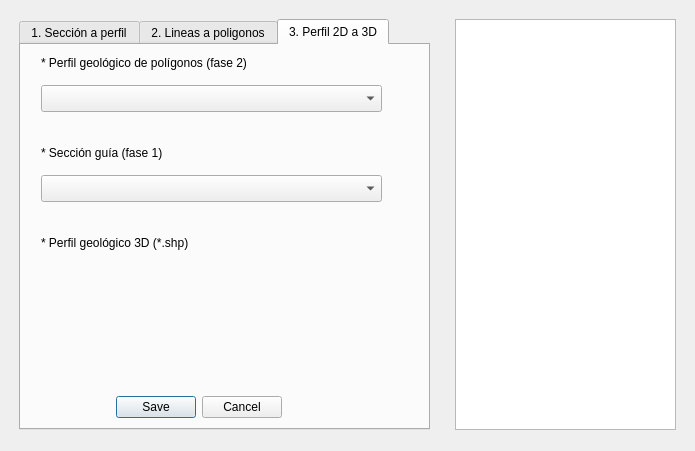
<?xml version="1.0" encoding="UTF-8"?>
<ui version="4.0">
 <class>Dialog</class>
 <widget class="QDialog" name="Dialog">
  <property name="geometry">
   <rect>
    <x>0</x>
    <y>0</y>
    <width>695</width>
    <height>451</height>
   </rect>
  </property>
  <property name="windowTitle">
   <string>Dialog</string>
  </property>
  <widget class="QWidget" name="panelControls" native="true">
   <property name="geometry">
    <rect>
     <x>9</x>
     <y>9</y>
     <width>431</width>
     <height>431</height>
    </rect>
   </property>
   <widget class="QTabWidget" name="tabWidget">
    <property name="geometry">
     <rect>
      <x>10</x>
      <y>10</y>
      <width>411</width>
      <height>411</height>
     </rect>
    </property>
    <property name="currentIndex">
     <number>2</number>
    </property>
    <widget class="QWidget" name="uno">
     <attribute name="title">
      <string>1. Sección a perfil</string>
     </attribute>
     <widget class="QLabel" name="label">
      <property name="geometry">
       <rect>
        <x>20</x>
        <y>10</y>
        <width>101</width>
        <height>31</height>
       </rect>
      </property>
      <property name="text">
       <string>* Modelo Digital 
 de Elevación</string>
      </property>
     </widget>
     <widget class="QLabel" name="label_4">
      <property name="geometry">
       <rect>
        <x>10</x>
        <y>290</y>
        <width>121</width>
        <height>20</height>
       </rect>
      </property>
      <property name="text">
       <string>* Perfil de salida (*.shp)</string>
      </property>
     </widget>
     <widget class="QDialogButtonBox" name="buttonBox">
      <property name="geometry">
       <rect>
        <x>110</x>
        <y>350</y>
        <width>161</width>
        <height>32</height>
       </rect>
      </property>
      <property name="orientation">
       <enum>Qt::Orientation::Horizontal</enum>
      </property>
      <property name="standardButtons">
       <set>QDialogButtonBox::StandardButton::Cancel|QDialogButtonBox::StandardButton::Save</set>
      </property>
     </widget>
     <widget class="QFrame" name="frame">
      <property name="geometry">
       <rect>
        <x>10</x>
        <y>50</y>
        <width>381</width>
        <height>101</height>
       </rect>
      </property>
      <property name="frameShape">
       <enum>QFrame::Shape::StyledPanel</enum>
      </property>
      <property name="frameShadow">
       <enum>QFrame::Shadow::Raised</enum>
      </property>
      <widget class="QPushButton" name="btnDrawSec">
       <property name="geometry">
        <rect>
         <x>10</x>
         <y>40</y>
         <width>71</width>
         <height>24</height>
        </rect>
       </property>
       <property name="text">
        <string>Dibuja</string>
       </property>
      </widget>
      <widget class="QCheckBox" name="checkInvSec">
       <property name="geometry">
        <rect>
         <x>10</x>
         <y>80</y>
         <width>181</width>
         <height>20</height>
        </rect>
       </property>
       <property name="text">
        <string>Invertir el sentidode la sección</string>
       </property>
      </widget>
      <widget class="QLabel" name="label_2">
       <property name="geometry">
        <rect>
         <x>10</x>
         <y>10</y>
         <width>61</width>
         <height>20</height>
        </rect>
       </property>
       <property name="text">
        <string>* Sección</string>
       </property>
      </widget>
      <widget class="QgsMapLayerComboBox" name="MapLayerSec">
       <property name="geometry">
        <rect>
         <x>110</x>
         <y>10</y>
         <width>261</width>
         <height>21</height>
        </rect>
       </property>
      </widget>
      <widget class="QDoubleSpinBox" name="doubleSpinBox">
       <property name="geometry">
        <rect>
         <x>290</x>
         <y>50</y>
         <width>81</width>
         <height>22</height>
        </rect>
       </property>
       <property name="minimum">
        <double>0.000000000000000</double>
       </property>
       <property name="maximum">
        <double>10000.000000000000000</double>
       </property>
       <property name="value">
        <double>100.000000000000000</double>
       </property>
      </widget>
      <widget class="QLabel" name="label_7">
       <property name="geometry">
        <rect>
         <x>210</x>
         <y>40</y>
         <width>81</width>
         <height>31</height>
        </rect>
       </property>
       <property name="text">
        <string>Profundidad</string>
       </property>
      </widget>
     </widget>
     <widget class="QFrame" name="frame_2">
      <property name="geometry">
       <rect>
        <x>10</x>
        <y>160</y>
        <width>381</width>
        <height>121</height>
       </rect>
      </property>
      <property name="frameShape">
       <enum>QFrame::Shape::StyledPanel</enum>
      </property>
      <property name="frameShadow">
       <enum>QFrame::Shadow::Raised</enum>
      </property>
      <widget class="QgsMapLayerComboBox" name="MapLayerGeo">
       <property name="geometry">
        <rect>
         <x>110</x>
         <y>10</y>
         <width>141</width>
         <height>21</height>
        </rect>
       </property>
      </widget>
      <widget class="QgsMapLayerComboBox" name="MapLayerEst">
       <property name="geometry">
        <rect>
         <x>110</x>
         <y>50</y>
         <width>261</width>
         <height>21</height>
        </rect>
       </property>
      </widget>
      <widget class="QgsFieldComboBox" name="FieldClasGeo">
       <property name="geometry">
        <rect>
         <x>270</x>
         <y>10</y>
         <width>101</width>
         <height>21</height>
        </rect>
       </property>
      </widget>
      <widget class="QgsFieldComboBox" name="FieldAzimuthEst">
       <property name="geometry">
        <rect>
         <x>270</x>
         <y>90</y>
         <width>101</width>
         <height>21</height>
        </rect>
       </property>
      </widget>
      <widget class="QgsFieldComboBox" name="FieldDipEst">
       <property name="geometry">
        <rect>
         <x>110</x>
         <y>90</y>
         <width>91</width>
         <height>21</height>
        </rect>
       </property>
      </widget>
      <widget class="QLabel" name="label_8">
       <property name="geometry">
        <rect>
         <x>10</x>
         <y>90</y>
         <width>49</width>
         <height>16</height>
        </rect>
       </property>
       <property name="text">
        <string>Echado</string>
       </property>
      </widget>
      <widget class="QLabel" name="FieldAzimuthEst_2">
       <property name="geometry">
        <rect>
         <x>220</x>
         <y>90</y>
         <width>51</width>
         <height>20</height>
        </rect>
       </property>
       <property name="text">
        <string>Azimuth</string>
       </property>
      </widget>
      <widget class="QCheckBox" name="checkGeo">
       <property name="geometry">
        <rect>
         <x>10</x>
         <y>10</y>
         <width>76</width>
         <height>20</height>
        </rect>
       </property>
       <property name="text">
        <string>Geología</string>
       </property>
      </widget>
      <widget class="QCheckBox" name="checkEst">
       <property name="geometry">
        <rect>
         <x>10</x>
         <y>50</y>
         <width>76</width>
         <height>20</height>
        </rect>
       </property>
       <property name="text">
        <string>Estructural</string>
       </property>
      </widget>
     </widget>
     <widget class="QgsFileWidget" name="fileWidgetPerfil">
      <property name="geometry">
       <rect>
        <x>20</x>
        <y>320</y>
        <width>361</width>
        <height>27</height>
       </rect>
      </property>
      <property name="dialogTitle">
       <string>Guardar perfil topográfico</string>
      </property>
      <property name="storageMode">
       <enum>QgsFileWidget::StorageMode::SaveFile</enum>
      </property>
     </widget>
     <widget class="QgsMapLayerComboBox" name="MapLayerDEM">
      <property name="geometry">
       <rect>
        <x>120</x>
        <y>10</y>
        <width>261</width>
        <height>21</height>
       </rect>
      </property>
     </widget>
     <zorder>frame_2</zorder>
     <zorder>frame</zorder>
     <zorder>label</zorder>
     <zorder>label_4</zorder>
     <zorder>buttonBox</zorder>
     <zorder>fileWidgetPerfil</zorder>
     <zorder>MapLayerDEM</zorder>
    </widget>
    <widget class="QWidget" name="dos">
     <attribute name="title">
      <string>2. Lineas a poligonos</string>
     </attribute>
     <widget class="QCheckBox" name="checkEjes">
      <property name="geometry">
       <rect>
        <x>10</x>
        <y>100</y>
        <width>101</width>
        <height>20</height>
       </rect>
      </property>
      <property name="text">
       <string>Crear ejes X, Y</string>
      </property>
     </widget>
     <widget class="QgsFileWidget" name="fileWidgetPerfilGeo">
      <property name="geometry">
       <rect>
        <x>10</x>
        <y>290</y>
        <width>351</width>
        <height>27</height>
       </rect>
      </property>
      <property name="dialogTitle">
       <string>Guardar perfil geológico de polígonos</string>
      </property>
      <property name="storageMode">
       <enum>QgsFileWidget::StorageMode::SaveFile</enum>
      </property>
     </widget>
     <widget class="QgsMapLayerComboBox" name="MapLayerSecLin">
      <property name="geometry">
       <rect>
        <x>10</x>
        <y>50</y>
        <width>341</width>
        <height>27</height>
       </rect>
      </property>
     </widget>
     <widget class="QDialogButtonBox" name="buttonBox_2">
      <property name="geometry">
       <rect>
        <x>110</x>
        <y>350</y>
        <width>156</width>
        <height>24</height>
       </rect>
      </property>
      <property name="standardButtons">
       <set>QDialogButtonBox::StandardButton::Cancel|QDialogButtonBox::StandardButton::Save</set>
      </property>
     </widget>
     <widget class="QLabel" name="label_5">
      <property name="geometry">
       <rect>
        <x>10</x>
        <y>20</y>
        <width>141</width>
        <height>16</height>
       </rect>
      </property>
      <property name="text">
       <string>* Perfil topográfico</string>
      </property>
     </widget>
     <widget class="QLabel" name="label_6">
      <property name="geometry">
       <rect>
        <x>10</x>
        <y>260</y>
        <width>211</width>
        <height>20</height>
       </rect>
      </property>
      <property name="text">
       <string>* Perfil geológico de salida (*.shp)</string>
      </property>
     </widget>
    </widget>
    <widget class="QWidget" name="tres">
     <attribute name="title">
      <string>3. Perfil 2D a 3D</string>
     </attribute>
     <widget class="QgsMapLayerComboBox" name="MapLayerPerGeo">
      <property name="geometry">
       <rect>
        <x>20</x>
        <y>40</y>
        <width>341</width>
        <height>27</height>
       </rect>
      </property>
     </widget>
     <widget class="QLabel" name="label_9">
      <property name="geometry">
       <rect>
        <x>20</x>
        <y>10</y>
        <width>221</width>
        <height>16</height>
       </rect>
      </property>
      <property name="text">
       <string>* Perfil geológico de polígonos (fase 2)</string>
      </property>
     </widget>
     <widget class="QLabel" name="label_10">
      <property name="geometry">
       <rect>
        <x>20</x>
        <y>190</y>
        <width>171</width>
        <height>16</height>
       </rect>
      </property>
      <property name="text">
       <string>* Perfil geológico 3D (*.shp)</string>
      </property>
     </widget>
     <widget class="QgsFileWidget" name="fileWidgetPerfilGeo3D">
      <property name="geometry">
       <rect>
        <x>20</x>
        <y>210</y>
        <width>331</width>
        <height>71</height>
       </rect>
      </property>
      <property name="dialogTitle">
       <string>Guardar perfil geológico 3D</string>
      </property>
      <property name="storageMode">
       <enum>QgsFileWidget::StorageMode::SaveFile</enum>
      </property>
     </widget>
     <widget class="QDialogButtonBox" name="buttonBox_3">
      <property name="geometry">
       <rect>
        <x>90</x>
        <y>350</y>
        <width>171</width>
        <height>24</height>
       </rect>
      </property>
      <property name="standardButtons">
       <set>QDialogButtonBox::StandardButton::Cancel|QDialogButtonBox::StandardButton::Save</set>
      </property>
     </widget>
     <widget class="QLabel" name="label_3">
      <property name="geometry">
       <rect>
        <x>20</x>
        <y>100</y>
        <width>331</width>
        <height>16</height>
       </rect>
      </property>
      <property name="text">
       <string>* Sección guía (fase 1)</string>
      </property>
     </widget>
     <widget class="QgsMapLayerComboBox" name="MapLayerSecGuia">
      <property name="geometry">
       <rect>
        <x>20</x>
        <y>130</y>
        <width>341</width>
        <height>27</height>
       </rect>
      </property>
     </widget>
    </widget>
   </widget>
  </widget>
  <widget class="QWidget" name="panelHelp" native="true">
   <property name="geometry">
    <rect>
     <x>445</x>
     <y>9</y>
     <width>241</width>
     <height>431</height>
    </rect>
   </property>
   <widget class="QTextBrowser" name="textBrowserHelp">
    <property name="geometry">
     <rect>
      <x>10</x>
      <y>10</y>
      <width>221</width>
      <height>411</height>
     </rect>
    </property>
   </widget>
  </widget>
 </widget>
 <customwidgets>
  <customwidget>
   <class>QgsFieldComboBox</class>
   <extends>QComboBox</extends>
   <header>qgsfieldcombobox.h</header>
  </customwidget>
  <customwidget>
   <class>QgsFileWidget</class>
   <extends>QWidget</extends>
   <header>qgsfilewidget.h</header>
  </customwidget>
  <customwidget>
   <class>QgsMapLayerComboBox</class>
   <extends>QComboBox</extends>
   <header>qgsmaplayercombobox.h</header>
  </customwidget>
 </customwidgets>
 <resources/>
 <connections/>
</ui>
